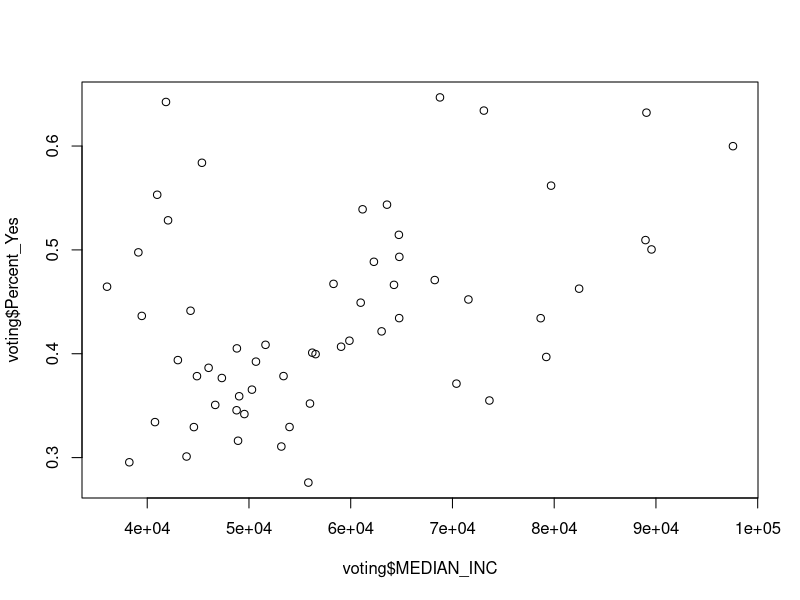
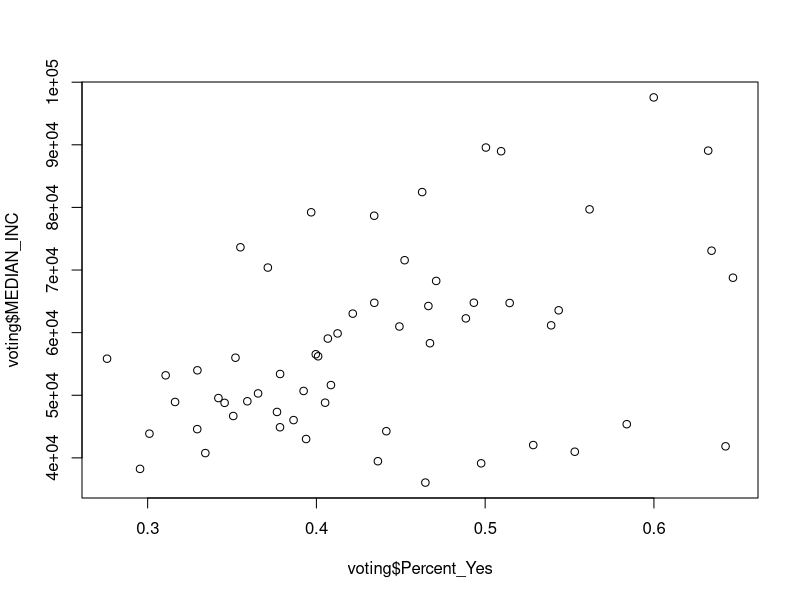
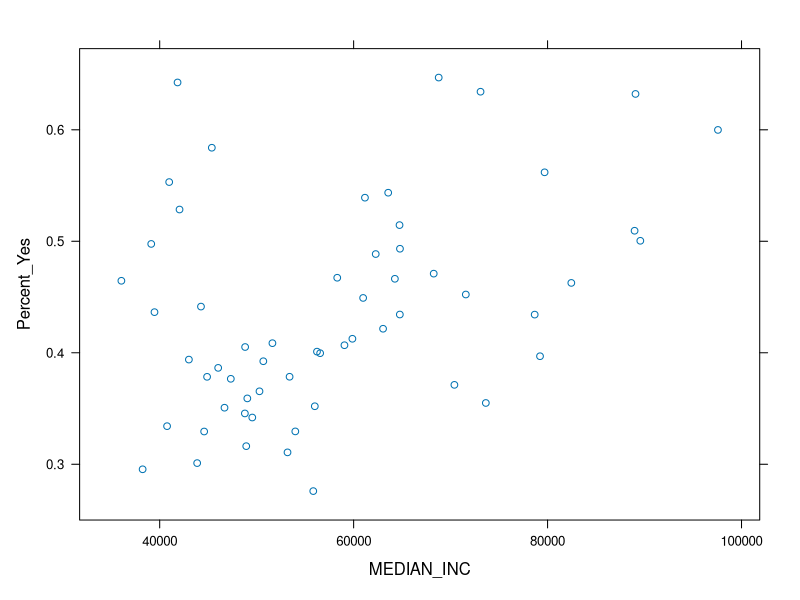
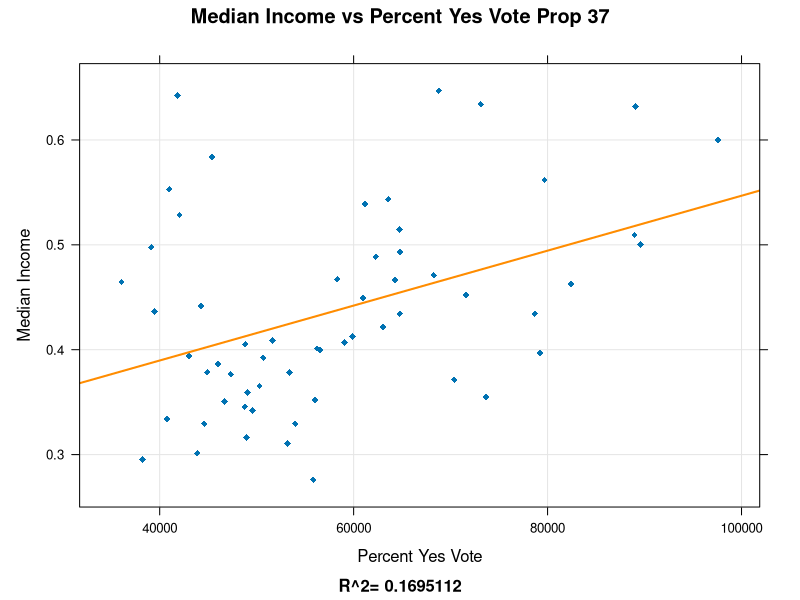

The R script that drew these images, in order:
setwd("C:\\Users\\miles\\OneDrive\\Desktop\\GIS Course")
getwd()

install.packages('ggplot2')
install.packages("lattice")
library(ggplot2)
library(lattice)
voting = read.csv("Income_Voting.csv")
head(voting)
plot(voting$MEDIAN_INC, voting$Percent_Yes)
plot(voting$Percent_Yes, voting$MEDIAN_INC)


#some Lattice plots
xyplot(Percent_Yes ~ MEDIAN_INC, voting)
xyplot(Percent_Yes ~ MEDIAN_INC, voting, grid = TRUE,  
       type = c("p", "r"), 
       col.line = "darkorange", lwd = 2, pch = 18, 
       main = "Median Income vs Percent Yes Vote Prop 37",
       xlab = "Percent Yes Vote",
       ylab = "Median Income",
       sub = "R^2= 0.1695112")

reg_model = lm(Percent_Yes ~ MEDIAN_INC, data=voting)
summary(reg_model)$r.squared 
